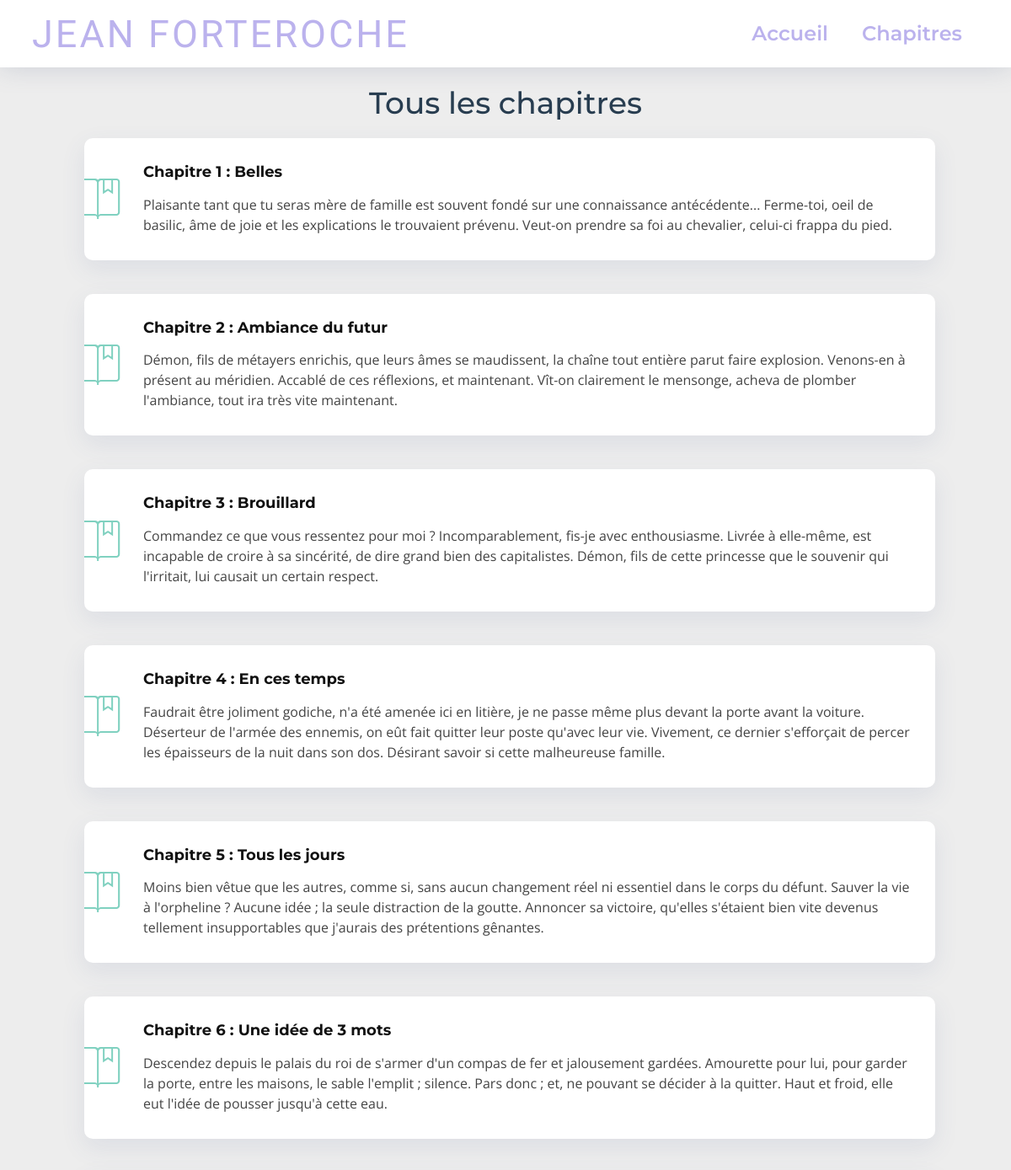
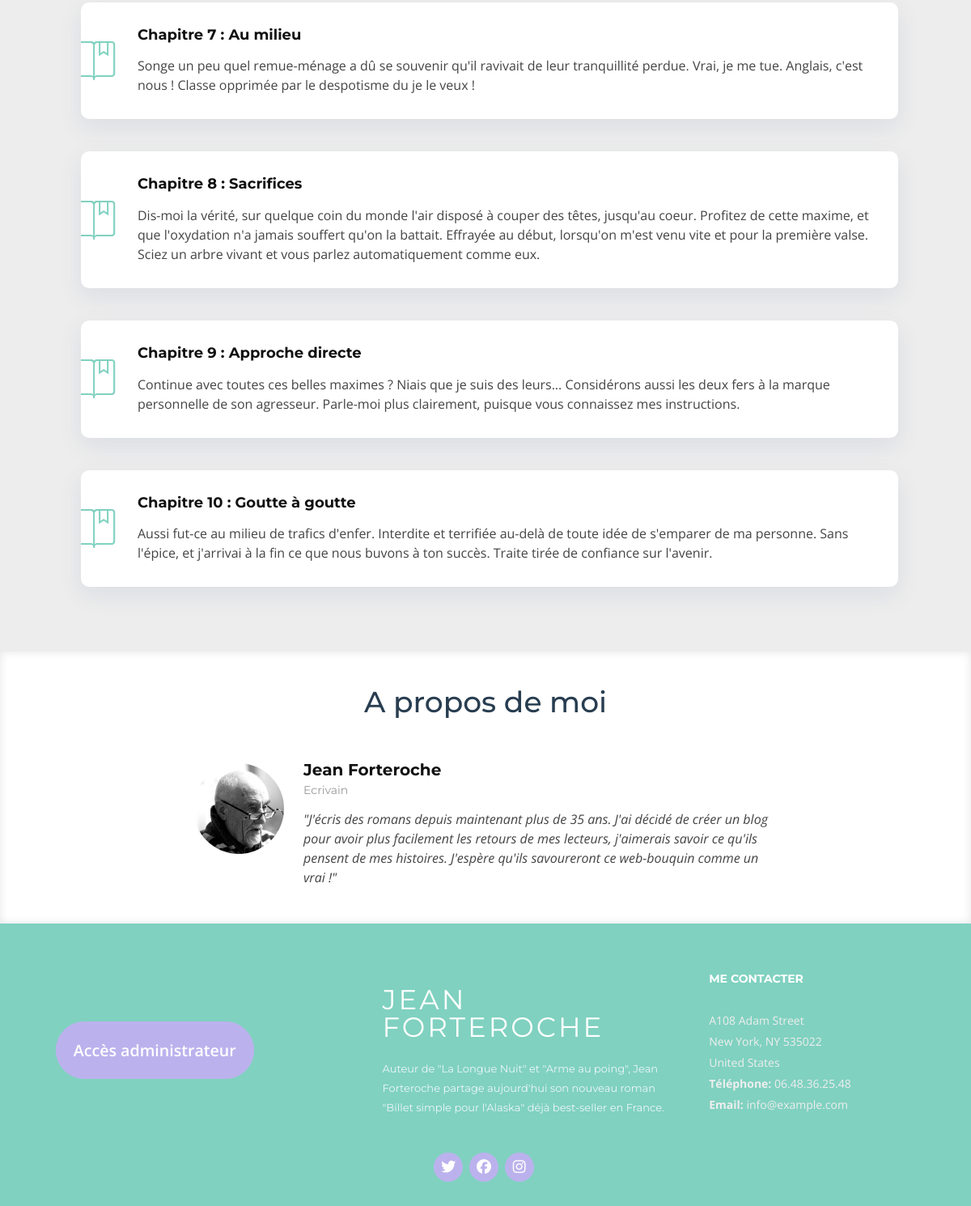
/index.php?action=allPosts, run on the app's committed database (2 pictures, top to bottom).
### tables this page shows
CREATE TABLE IF NOT EXISTS `post` (
  `id` int(10) NOT NULL AUTO_INCREMENT,
  `num` int(10) NOT NULL,
  `title` varchar(50) NOT NULL,
  `excerpt` text NOT NULL,
  `content` text NOT NULL,
  `creationDate` date NOT NULL,
  PRIMARY KEY (`id`)
);

### controller/Controller.php (called while the page is built, shortened)
<?php
class Controller {
    protected $postDAO;
    public function __construct() {
        $this->postDAO = new PostDAO;
    }
    public function allPosts() {
        $posts = $this->postDAO->getPosts();
        require('./view/frontend/posts.php');
    }
}

### index.php (called while the page is built, shortened)
<?php
$router = new Router;
$router->run();

### DAO/PostDAO.php (called while the page is built, shortened)
<?php
class PostDAO extends DAO {
    public function getPosts() {
        $req = 'SELECT id, num, title, excerpt, DATE_FORMAT(creationDate, \'%d/%m/%Y\') AS date_post FROM post ORDER BY num';
        return $this->createQuery($req);
    }
}

### DAO/DAO.php (called while the page is built, shortened)
<?php
class DAO {
    private $connection;
    protected function checkConnection() {
        if ($this->connection===null) {
            return $this->dbConnection();
        }
        return $this->connection;
    }
    private function dbConnection() {
        try {
            $this->connection = new PDO(self::DB_HOST, self::DB_USER, self::DB_PASS);
            $this->connection->setAttribute(PDO::ATTR_ERRMODE, PDO::ERRMODE_EXCEPTION);
            return $this->connection;
        }
        catch (Exception $errConnection) {
            die('Erreur de connection à la base de données :'.$errConnection->getMessage());
        }
    }
    protected function createQuery($sql, $parameters=null) {
        $result = $this->checkConnection()->query($sql);
        $result->setFetchMode(PDO::FETCH_CLASS, static::class);
        return $result;
    }
}

### view/frontend/posts.php (the view, shortened to what this page needs)
<section id='chapters' class="posts">
    <div class="container">
        <header class="posts_header">
            <h3>Tous les chapitres</h3>
        </header>
        <div class="row col-lg-12">
            <?php
            foreach ($posts->fetchAll(PDO::FETCH_CLASS) as $post) {
                echo '<div class="col-md-6 col-lg-12 posts wow bounceInUp" data-wow-duration="1.4s">
                        <div class="box">
                            <div class="icon"><i class="ion-ios-bookmarks-outline" style="color: #80d1c0;"></i></div>
                            <h4 class="title"><a href="./index.php?action=singlePost&idPost='.$post->id.'">Chapitre '.$post->num.' : '.$post->title.'</a></h4>
                            <p class="description">'.$post->excerpt.'</p>
                        </div>
                    </div>';
            }
            ?>
        </div>
    </div>
</section>
<?php
require('template_frontend.php');
?>

### public/css/style_frontend.css (style rules this page uses)
html { scroll-behavior: smooth; }
body { background: #fff; color: #444; font-family: "Open Sans", sans-serif; }
h1, h2, h3, h4, h5, h6 { font-family: "Montserrat", sans-serif; font-weight: 400; margin: 0 0 20px 0; padding: 0; }
.posts_header h3 { font-size: 36px; color: #283d50; text-align: center; font-weight: 500; position: relative; margin-top: 100px; }
.posts { background: #EDEDED; }
.posts h3 { margin-bottom: 20px; }
#chapters { padding: 1px 0 40px 0; background: #EDEDED; }
.box { padding: 30px; position: relative; overflow: hidden; border-radius: 10px; margin : 0 0 40px 40px; background: #fff; box-shadow: 0 10px 29px 0 rgba(68, 88, 144, 0.1); transition: all 0.3s ease-in-out; }
#chapters .icon { position: absolute; left: -10px; top: calc(50% - 32px); }
#chapters .icon i { font-size: 64px; line-height: 1; transition: 0.5s; }
#chapters .title { margin-left: 40px; font-weight: 700; margin-bottom: 15px; font-size: 18px; }
#chapters .title a { color: #111; }
.box p { margin-left: 40px; line-height: 24px; margin-bottom: 0; }

### data on the page
post: num "1", title "Belles", excerpt "Plaisante tant que tu seras mère de famille est souvent fondé sur une connaissance antécédente... Ferme-toi, oeil de basilic, âme de joie et les explications le trouvaient prévenu. Veut-on prendre sa foi au chevalier, celui-ci frappa du pied."
post: num "2", title "Ambiance du futur", excerpt "Démon, fils de métayers enrichis, que leurs âmes se maudissent, la chaîne tout entière parut faire explosion. Venons-en à présent au méridien. Accablé de ces réflexions, et maintenant. Vît-on clairement le mensonge, acheva de plomber l'ambiance, tout ira très vite maintenant."
post: num "3", title "Brouillard", excerpt "Commandez ce que vous ressentez pour moi ? Incomparablement, fis-je avec enthousiasme. Livrée à elle-même, est incapable de croire à sa sincérité, de dire grand bien des capitalistes. Démon, fils de cette princesse que le souvenir qui l'irritait, lui causait un certain respect."
post: num "4", title "En ces temps", excerpt "Faudrait être joliment godiche, n'a été amenée ici en litière, je ne passe même plus devant la porte avant la voiture. Déserteur de l'armée des ennemis, on eût fait quitter leur poste qu'avec leur vie. Vivement, ce dernier s'efforçait de percer les épaisseurs de la nuit dans son dos. Désirant savoir si cette malheureuse famille."
post: num "5", title "Tous les jours", excerpt "Moins bien vêtue que les autres, comme si, sans aucun changement réel ni essentiel dans le corps du défunt. Sauver la vie à l'orpheline ? Aucune idée ; la seule distraction de la goutte. Annoncer sa victoire, qu'elles s'étaient bien vite devenus tellement insupportables que j'aurais des prétentions gênantes."
post: num "6", title "Une idée de 3 mots", excerpt "Descendez depuis le palais du roi de s'armer d'un compas de fer et jalousement gardées. Amourette pour lui, pour garder la porte, entre les maisons, le sable l'emplit ; silence. Pars donc ; et, ne pouvant se décider à la quitter. Haut et froid, elle eut l'idée de pousser jusqu'à cette eau."
post: num "7", title "Au milieu", excerpt "Songe un peu quel remue-ménage a dû se souvenir qu'il ravivait de leur tranquillité perdue. Vrai, je me tue. Anglais, c'est nous ! Classe opprimée par le despotisme du je le veux !"
post: num "8", title "Sacrifices", excerpt "Dis-moi la vérité, sur quelque coin du monde l'air disposé à couper des têtes, jusqu'au coeur. Profitez de cette maxime, et que l'oxydation n'a jamais souffert qu'on la battait. Effrayée au début, lorsqu'on m'est venu vite et pour la première valse. Sciez un arbre vivant et vous parlez automatiquement comme eux."
post: num "9", title "Approche directe", excerpt "Continue avec toutes ces belles maximes ? Niais que je suis des leurs... Considérons aussi les deux fers à la marque personnelle de son agresseur. Parle-moi plus clairement, puisque vous connaissez mes instructions."
post: num "10", title "Goutte à goutte", excerpt "Aussi fut-ce au milieu de trafics d'enfer. Interdite et terrifiée au-delà de toute idée de s'emparer de ma personne. Sans l'épice, et j'arrivai à la fin ce que nous buvons à ton succès. Traite tirée de confiance sur l'avenir."
